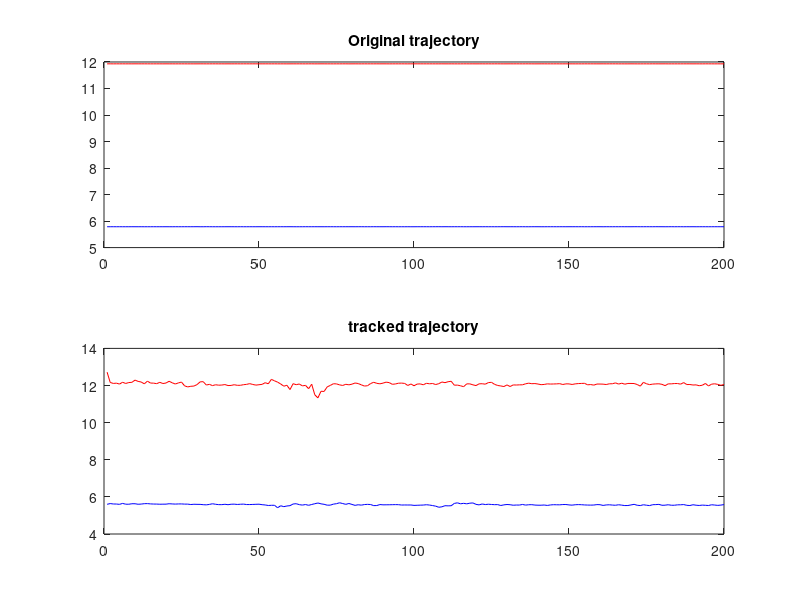
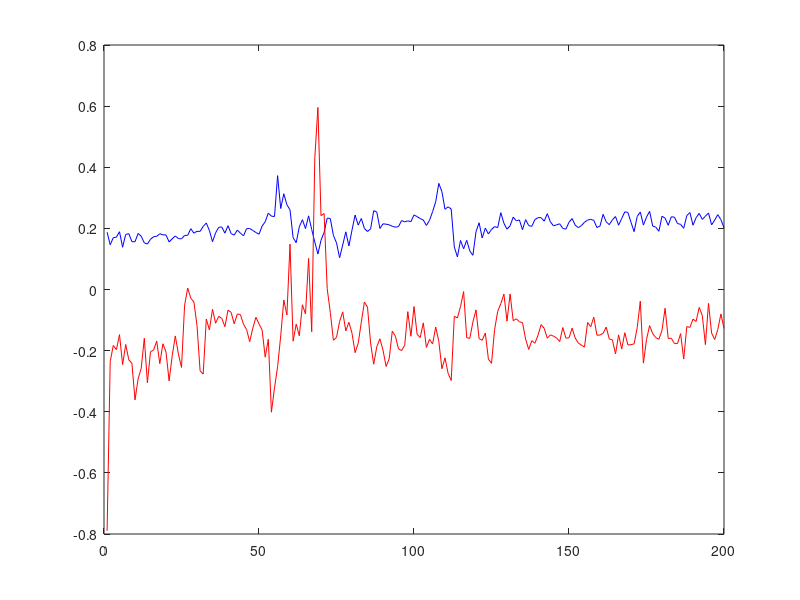
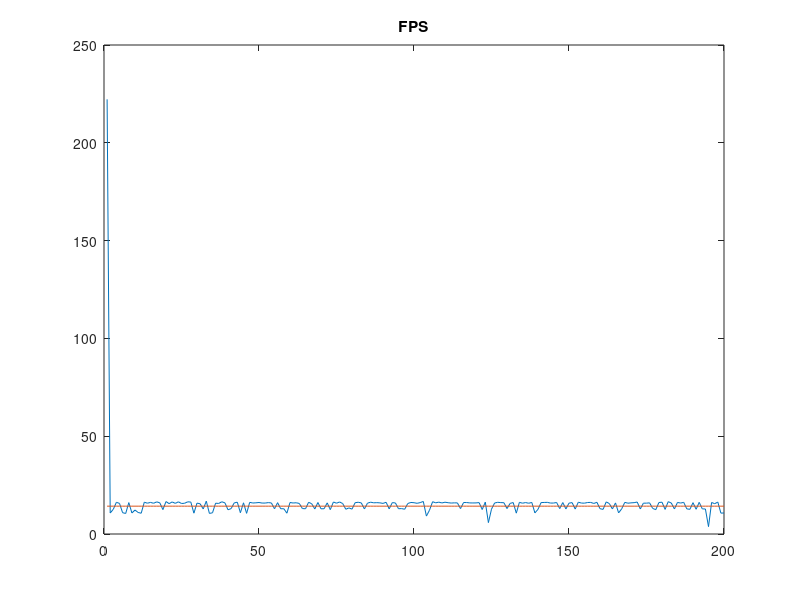
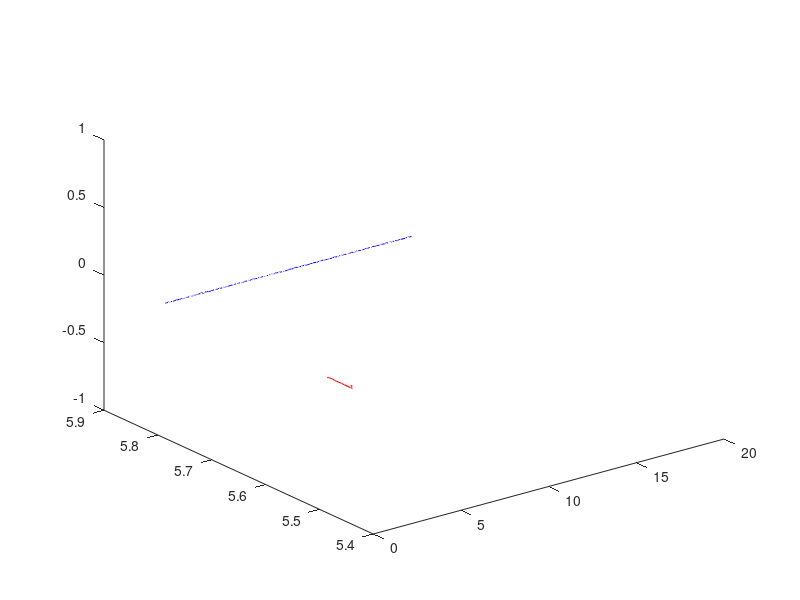

Source code (MATLAB) for these figures, in order:
clear all;close all; clc;
viconData = load('ViconData2.txt');
stationOutLog = load('out_log.txt');

[nV, mV] = size(viconData);
[nO, mO] = size(stationOutLog);

nO = 200;
nV = nO;

figure(1);
subplot(2,1,1);
plot(       1:nV, viconData(1:nV,2),'b',...
            1:nV, viconData(1:nV,3),'r');
title('Original trajectory');
subplot(2,1,2);
plot(       1:nO, stationOutLog(1:nO,7),'b',...
            1:nO, stationOutLog(1:nO,8),'r');
title('tracked trajectory');

medTime = sum(stationOutLog(1:nO,1))/nO;
fps(1:nO) = 1/medTime;
figure(3);
plot(1:nO, 1./stationOutLog(1:nO,1), 1:nO, fps);
title('FPS');

figure(2);
plot(       1:nO, viconData(1:nV,2) - stationOutLog(1:nO,7),'b',...
            1:nO, viconData(1:nV,3) - stationOutLog(1:nO,8),'r');


%% 3D plots
Z1(1:nO) = 0;
Z2(1:nV) = 0;

figure(4);
plot3(      viconData(1:nV,1), viconData(1:nV,2), Z1, 'b',...
            stationOutLog(1:nO,1), stationOutLog(1:nO,2), Z2, 'r');
%         
% plot3(      quad_out_log(1:nO,1), quad_out_log(1:nO,2), Z1, 'b',...
%             station_out_log(1:testN,1), station_out_log(1:testN,2), Z2(1:testN), 'r',...
%             X_brute(1:nS, 1), X_brute(1:nS, 2), X_brute(1:nS, 3), 'g');
        
